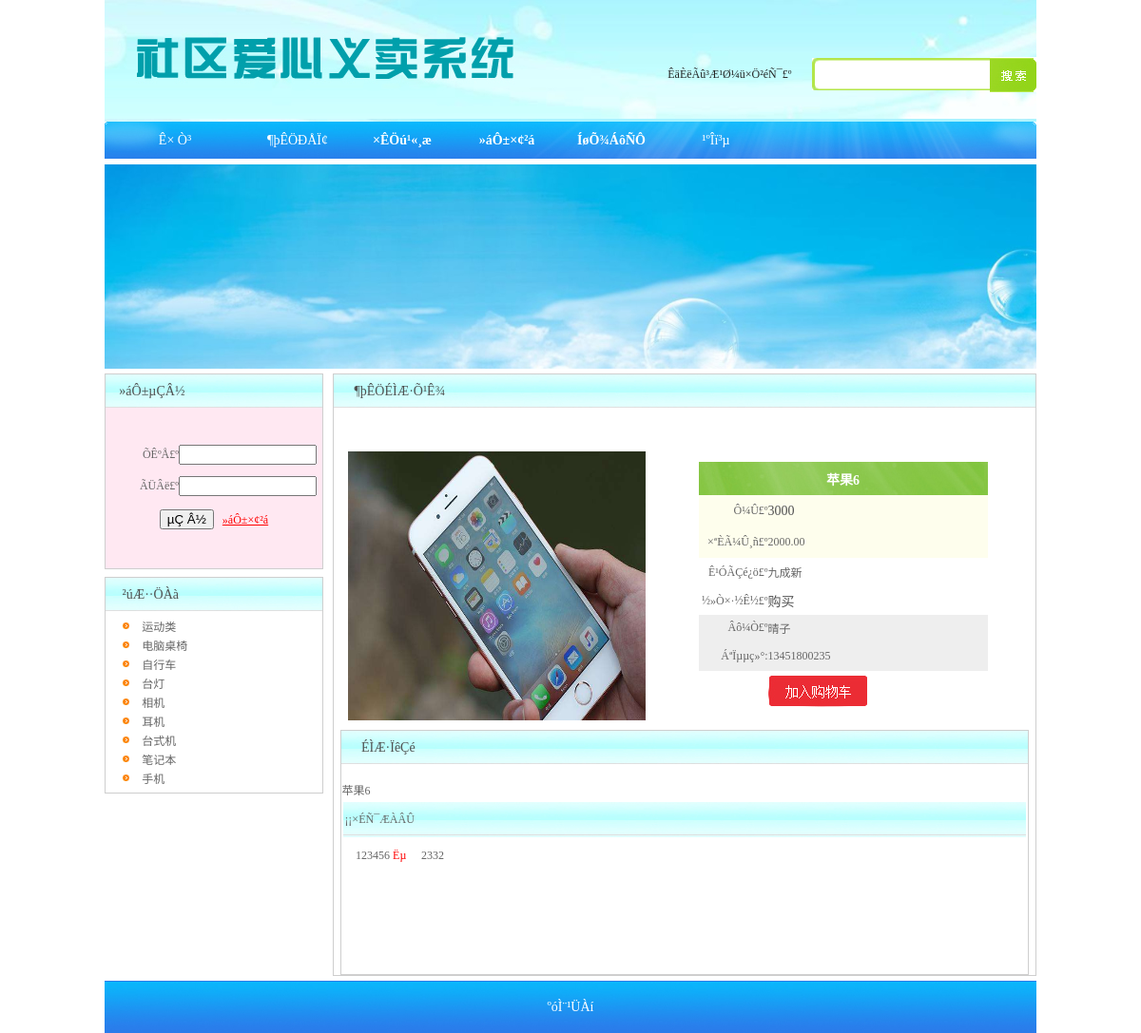
The app's page /product_info.php?id=79 with its own data.
### tables this page shows
CREATE TABLE `category` (
  `c_id` int(4) NOT NULL AUTO_INCREMENT,
  `category` varchar(100) DEFAULT NULL,
  PRIMARY KEY (`c_id`)
);

CREATE TABLE `product` (
  `product_id` int(4) NOT NULL AUTO_INCREMENT,
  `price` decimal(9,2) DEFAULT NULL,
  `content` mediumtext,
  `c_id` int(4) DEFAULT NULL,
  `pic` varchar(50) DEFAULT NULL,
  `name` varchar(50) DEFAULT NULL,
  `tj` tinyint(2) DEFAULT '0',
  `sh_id` int(4) DEFAULT '0',
  `level` varchar(100) DEFAULT NULL,
  `buy_way` varchar(100) DEFAULT NULL,
  `old_price` int(4) DEFAULT NULL,
  PRIMARY KEY (`product_id`)
);

CREATE TABLE `hy` (
  `hy_id` int(4) NOT NULL AUTO_INCREMENT,
  `userid` varchar(50) DEFAULT NULL,
  `password` varchar(50) DEFAULT NULL,
  `email` varchar(50) DEFAULT NULL,
  `create_date` date DEFAULT NULL,
  `name` varchar(50) DEFAULT NULL,
  `sex` varchar(20) DEFAULT NULL,
  `tel` varchar(50) DEFAULT NULL,
  `hy_type` varchar(100) NOT NULL,
  `je` int(4) NOT NULL DEFAULT '0',
  `post_address` varchar(100) NOT NULL DEFAULT '未认证',
  `depart` varchar(100) DEFAULT NULL,
  PRIMARY KEY (`hy_id`)
);

CREATE TABLE `pl` (
  `pl_id` int(4) NOT NULL AUTO_INCREMENT,
  `userid` varchar(100) DEFAULT NULL,
  `content` varchar(100) DEFAULT NULL,
  `product_id` int(4) DEFAULT NULL,
  PRIMARY KEY (`pl_id`)
);

### inc/func.php (called while the page is built, shortened)
<?
function left($title,$length){
$encoding='gb2312';
return $title;
}
?>

### product_info.php (the view, shortened to what this page needs)
<?
include("inc/conn.php");
include("inc/func.php");
$id=$_GET["id"];
$sql=mysqli_query($conn,"select * from product where product_id='$id'");
$rs=mysqli_fetch_assoc($sql);
$name=$rs["name"];
$old_price=$rs["old_price"];
$price=$rs["price"];
$level=$rs["level"];
$buy_way=$rs["buy_way"];
$content=$rs["content"];
$pic=$rs["pic"];
$sh_id=$rs["sh_id"];
?>
<!DOCTYPE html PUBLIC "-//W3C//DTD XHTML 1.0 Transitional//EN" "http://www.w3.org/TR/xhtml1/DTD/xhtml1-transitional.dtd">
<html xmlns="http://www.w3.org/1999/xhtml">
<head>
<link href="style.css" rel="stylesheet" type="text/css" />
</head>
<body>
<? include("top.php");?>
<table width="980" height="5" border="0" align="center" cellpadding="0" cellspacing="0">
  <tr>
    <td height=""></td>
  </tr>
</table>
<table width="980" height="215" border="0" align="center" cellpadding="0" cellspacing="0">
  <tr>
    <td><img src="images/banner.jpg" width="980" height="215" /></td>
  </tr>
</table>
<table width="980" height="5" border="0" align="center" cellpadding="0" cellspacing="0">
  <tr>
    <td height=""></td>
  </tr>
</table>
<table width="980" border="0" align="center" cellpadding="0" cellspacing="0">
  <tr>
    <td width="230" height="445" align="left" valign="top"><table width="100%" border="0" cellspacing="0" cellpadding="0">
      <tr>
        <td><? include("inc_login.php");?></td>
      </tr>
      <tr>
        <td height="8"></td>
      </tr>
      <tr>
        <td><? include("inc_fl.php");?></td>
      </tr>
    </table></td>
    <td width="10"></td>
    <td align="left" valign="top"><table width="100%" height="485" border="0" cellpadding="0" cellspacing="0" class="border">
      <tr>
        <td height="35" background="images/lm1.jpg"><table width="97%" height="24" border="0" cellpadding="0" cellspacing="0">
            <tr>
              <td width="3%" align="center" valign="middle">&nbsp;</td>
              <td align="left" valign="middle" class="hei14">¶þÊÖÉÌÆ·Õ¹Ê¾</td>
              </tr>
        </table></td>
      </tr>
      <tr>
        <td height="448" align="center" valign="top"><table width="98%" border="0" cellspacing="0" cellpadding="0">
          <tr>
            <td height="35">&nbsp;</td>
          </tr>
          <tr>
            <td height="132" align="center"><table width="98%" height="304" border="0" cellpadding="0" cellspacing="0">
              <tr>
                <td width="47%" height="304"><img src="<?=$pic?>" width="313" height="283" /></td>
                <td width="53%" align="center" valign="middle"><table width="304" border="0" cellspacing="0" cellpadding="0">
				  <form action="cart.php">
                    <tr>
                      <td height="35" colspan="2" align="center" background="images/bt.jpg" class="bai14"><?=left($name,16)?></td>
                    </tr>
                    <tr>
                      <td height="33" align="right" bgcolor="#FEFEED" class="text12">Ô­¼Û£º</td>
                      <td align="left" bgcolor="#FEFEED" class="hei14"><?=$old_price?></td>
                    </tr>
                    <tr>
                      <td height="33" align="right" bgcolor="#FEFEED" class="text12">×ªÈÃ¼Û¸ñ£º</td>
                      <td align="left" bgcolor="#FEFEED" class="hei14"><span class="text12">
                        <?=$price?>
                      </span></td>
                    </tr>
                    <tr>
                      <td height="30" align="right" bgcolor="#FFFFFF" class="text12">Ê¹ÓÃÇé¿ö£º</td>
                      <td align="left" bgcolor="#FFFFFF" class="hei14"><span class="text12">
                        <?=$level?>
                      </span></td>
                    </tr>
                    <tr>
                      <td height="30" align="right" bgcolor="#FFFFFF" class="text12">½»Ò×·½Ê½£º</td>
                      <td align="left" bgcolor="#FFFFFF" class="hei14"><?=$buy_way?></td>
                    </tr>
					 <?
						$qq=mysqli_query($conn,"select * from hy where hy_id='$sh_id'");
						$r=mysqli_fetch_assoc($qq);
					?>
                    <tr>
                      <td height="27" align="right" bgcolor="#EEEEEE" class="text12"><span class="text12">Âô¼Ò£º</span></td>
                      <td align="left" bgcolor="#EEEEEE" class="text12"><?=$r["name"]?></td>
                    </tr>
                    <tr>
                      <td height="32" align="right" bgcolor="#EEEEEE" class="text12">ÁªÏµµç»°:</td>
                      <td align="left" bgcolor="#EEEEEE" class="text12"><?=$r["tel"]?></td>
                    </tr>
                    <tr>
                      <td width="73" height="40" bgcolor="#FFFFFF" class="hei14">&nbsp;</td>
                      <td width="231" bgcolor="#FFFFFF" class="Zred"><input type="image" name="imageField2" src="images/shop_button.jpg" /></td>
                    </tr>
					</form>
                </table></td>
              </tr>
            </table></td>
          </tr>
          <tr>
            <td height="153" align="left" valign="top"><table width="100%" border="0" cellpadding="0" cellspacing="0" class="border">
              <tr>
                <td height="35" background="images/lm1.jpg" bgcolor="#FEFEED"><table width="95%" height="24" border="0" cellpadding="0" cellspacing="0">
                  <tr>
                    <td width="3%" align="center" valign="middle">&nbsp;</td>
                    <td align="left" valign="middle" class="hei14">ÉÌÆ·ÏêÇé</td>
                    </tr>
                </table></td>
              </tr>
              <tr>
                <td height="15" align="left" valign="top" class="text12">&nbsp;</td>
              </tr>
              <tr>
                <td height="206" align="center" valign="top"><table width="100%" height="23" border="0" cellpadding="0" cellspacing="0">
                  <tr>
                    <td align="left" class="text12"><?=$content?></td>
                  </tr>
                </table>
                <table width="100%" border="0">
                    <tr>
                      <td height="35" colspan="2" align="left" background="images/lm1.jpg" class="text12">¡¡×ÉÑ¯ÆÀÂÛ</td>
                    </tr>
					<?
		$q=mysqli_query($conn,"select * from pl where product_id='$id'");
					while($rst=mysqli_fetch_array($q))
					{
					?>
                    <tr>
                      <td width="11%" height="33" align="center" class="text12"><?=$rst["userid"]?> <span class="reg12">Ëµ</span></td>
                      <td width="89%" align="left" class="text12"><?=$rst["content"]?></td>
                    </tr>
					<?
					}
					?>
                  </table>
				  </td>
              </tr>
            </table></td>
          </tr>
        </table></td>
      </tr>
    </table></td>
  </tr>
</table>
<table width="980" height="5" border="0" align="center" cellpadding="0" cellspacing="0">
  <tr>
    <td height=""></td>
  </tr>
</table>
<? include("copy.php");?>
</body>
</html>

### top.php
<table width="980" height="128" border="0" align="center" cellpadding="0" cellspacing="0">
  <tr>
    <td height="128" align="right" valign="top" background="images/logo.jpg"><table width="65%" border="0" cellspacing="0" cellpadding="0">
      <tr>
        <td width="100%" height="55">&nbsp;</td>
      </tr>
      <tr>
        <td height="46"><table width="100%" height="36" border="0" cellpadding="0" cellspacing="0">
		<form action="product.php">
          <tr>
            <td width="40%" align="right" class="font">&nbsp;</td>
            <td width="28%" align="center" valign="middle" class="text12"><span class="font">ÊäÈëÃû³Æ¹Ø¼ü×Ö²éÑ¯£º</span></td>
            <td width="26%" align="center" valign="middle"><input name="key" type="text" class="sea" id="keyword" size="12" /></td>
            <td width="6%" align="left" valign="middle"><input type="image" name="imageField" src="images/sea_02.jpg" /></td>
          </tr>
		  </form>
        </table></td>
      </tr>
    </table></td>
  </tr>
</table>
<table width="980" height="40" border="0" align="center" cellpadding="0" cellspacing="0" background="images/dh.jpg">
  <tr>
    <td width="148" align="center" valign="middle" class="bai14"><a href="index.php">Ê× Ò³</a></td>
    <td width="110" align="center" valign="middle" class="bai14"><a href="product.php">¶þÊÖÐÅÏ¢</a></td>
    <td width="110" align="center" valign="middle"><a href="news.php" class="bai14">×ÊÖú¹«¸æ</a></td>
    <td width="110" align="center" valign="middle"><a href="reg.php" class="bai14">»áÔ±×¢²á</a></td>
    <td width="110" align="center" valign="middle"><a href="book.php" class="bai14">ÍøÕ¾ÁôÑÔ</a></td>
    <td width="110" align="center" valign="middle" class="bai14"><a href="basket.php" class="bai14">¹ºÎï³µ</a></td>
    <td width="110" align="center" valign="middle">&nbsp;</td>
    <td align="center" valign="middle">&nbsp;</td>
  </tr>
</table>

### inc_login.php (shortened to what this page needs)
<?
	if(empty($_SESSION["userid"]))
	{
?>
<table width="100%" border="0" cellpadding="0" cellspacing="0" class="border">
            <tr>
              <td height="35" background="images/lm1.jpg" bgcolor="#FFFFC4"><table width="70%" height="24" border="0" cellpadding="0" cellspacing="0">
                  <tr>
                    <td width="9%" align="center" valign="middle">&nbsp;</td>
                    <td width="91%" align="left" valign="middle" class="hei14">»áÔ±µÇÂ½</td>
                  </tr>
              </table></td>
            </tr>
            <tr>
              <td height="169" align="center" valign="middle" bgcolor="#FFE8F2"><table width="216" border="0" cellpadding="0" cellspacing="0" class="threeebk">
			  <form action="checklogin.php" method="post">
                  <tr>
                    <td width="39%" height="32" align="right" valign="middle" class="text12">ÕÊºÅ£º</td>
                    <td width="61%"><input name="userid" type="text" class="shuru" id="username" size="15" /></td>
                  </tr>
                  <tr>
                    <td height="33" align="right" valign="middle" class="text12">ÃÜÂë£º</td>
                    <td><input name="password" type="password" class="shuru" id="password" size="15" /></td>
                  </tr>
                  <tr>
                    <td height="37" colspan="2" align="center" class="text12"><input type="submit" name="Submit" value="µÇ Â½" />
                      &nbsp;&nbsp;<a href="reg.php"class="reg12">»áÔ±×¢²á</a> <a href="sh_reg.php"class="reg12"></a></td>
                  </tr>
				  </form>
              </table></td>
            </tr>
        </table>
<?
}
?>

### inc_fl.php (shortened to what this page needs)
<table width="100%" border="0" cellpadding="0" cellspacing="0" class="border">
            <tr>
              <td height="35" background="images/lm1.jpg"><table width="70%" height="24" border="0" cellpadding="0" cellspacing="0">
                  <tr>
                    <td width="11%" align="center" valign="middle">&nbsp;</td>
                    <td width="89%" align="left" valign="middle" class="hei14">²úÆ··ÖÀà</td>
                  </tr>
              </table></td>
            </tr>
            <tr>
              <td height="191" align="center" valign="middle"><table width="95%" border="0" cellspacing="0" cellpadding="0">
			  <?
		$sql="select * from category order by  c_id desc";
		$query=mysqli_query($conn,$sql);
		while($rs=mysqli_fetch_array($query))
		{
		?>
                  <tr>
                    <td width="15%" height="20" align="center" valign="middle"><img src="images/oic_02.gif" width="7" height="7" /></td>
                    <td width="85%" align="left" valign="middle" class="text12"><a href="product.php?c_id=<?=$rs["c_id"]?>" class="text12"><?=$rs["category"]?></a></td>
                  </tr>
             <?
		}
	?>
              </table></td>
            </tr>
        </table>

### copy.php
<table width="980" height="55" border="0" align="center" cellpadding="0" cellspacing="0">
  <tr>
    <td align="center" background="images/copy.jpg" class="bai14"><a href="admin/login.php" class="bai14">ºóÌ¨¹ÜÀí</a></td>
  </tr>
</table>

### style.css (style rules this page uses)
body { margin-left: 0px; margin-top: 0px; margin-right: 0px; margin-bottom: 0px; background-color: #ffffff; }
.reg12 { color:#FF0000;font-size:12px; }
.border { border:#cecece solid 1px; }
.Zred { color:#a0081b;font-size:16px; text-decoration:none;font-weight:bolder; }
.font { color: #252424; font-size: 12px; font-family: "����"; }
.text12 { font-size:12px; color:#666666; font-family: "����"; text-decoration:none; }
.bai14 { font-size:14px; color: #ffffff; font-family: "����"; font-weight:bolder; text-decoration:none; }
.bai14 a:link { font-size:14px; color: #ffffff; font-family: "����"; font-weight:400; text-decoration:none; }
.hei14 { color:#515151; "����"; text-decoration:none; font-size:14px; }
.sea { width:175px;border:none;line-height:32px; height:32px;background:url(images/sea_01.jpg) left ; padding-left:10px; color:#A7A6A6; }

### records on screen
category: category "运动类"
category: category "电脑桌椅"
category: category "自行车"
category: category "台灯"
category: category "相机"
category: category "耳机"
category: category "台式机"
category: category "笔记本"
category: category "手机"
product: pic (picture), name "苹果6", old_price "3000", price "2000.00", level "九成新", buy_way "购买", content "苹果6"
hy: name "晴子", tel "13451800235"
pl: userid "123456", content "2332"
